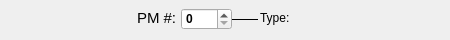
       <widget class="QFrame" name="frPmNumberForElectronics">
        <property name="geometry">
         <rect>
          <x>56</x>
          <y>80</y>
          <width>450</width>
          <height>40</height>
         </rect>
        </property>
        <property name="frameShape">
         <enum>QFrame::NoFrame</enum>
        </property>
        <property name="frameShadow">
         <enum>QFrame::Raised</enum>
        </property>
        <widget class="QLabel" name="labElType">
         <property name="geometry">
          <rect>
           <x>260</x>
           <y>10</y>
           <width>231</width>
           <height>16</height>
          </rect>
         </property>
         <property name="text">
          <string>Type:</string>
         </property>
        </widget>
        <widget class="Line" name="line_49">
         <property name="geometry">
          <rect>
           <x>191</x>
           <y>18</y>
           <width>67</width>
           <height>3</height>
          </rect>
         </property>
         <property name="frameShadow">
          <enum>QFrame::Plain</enum>
         </property>
         <property name="orientation">
          <enum>Qt::Horizontal</enum>
         </property>
        </widget>
        <widget class="QLabel" name="label_229">
         <property name="geometry">
          <rect>
           <x>137</x>
           <y>11</y>
           <width>46</width>
           <height>13</height>
          </rect>
         </property>
         <property name="font">
          <font>
           <pointsize>11</pointsize>
           <weight>50</weight>
           <bold>false</bold>
          </font>
         </property>
         <property name="text">
          <string>PM #:</string>
         </property>
        </widget>
        <widget class="QSpinBox" name="sbElPMnumber">
         <property name="geometry">
          <rect>
           <x>181</x>
           <y>8</y>
           <width>51</width>
           <height>22</height>
          </rect>
         </property>
         <property name="font">
          <font>
           <weight>75</weight>
           <bold>true</bold>
          </font>
         </property>
         <property name="maximum">
          <number>1000000</number>
         </property>
        </widget>
       </widget>
